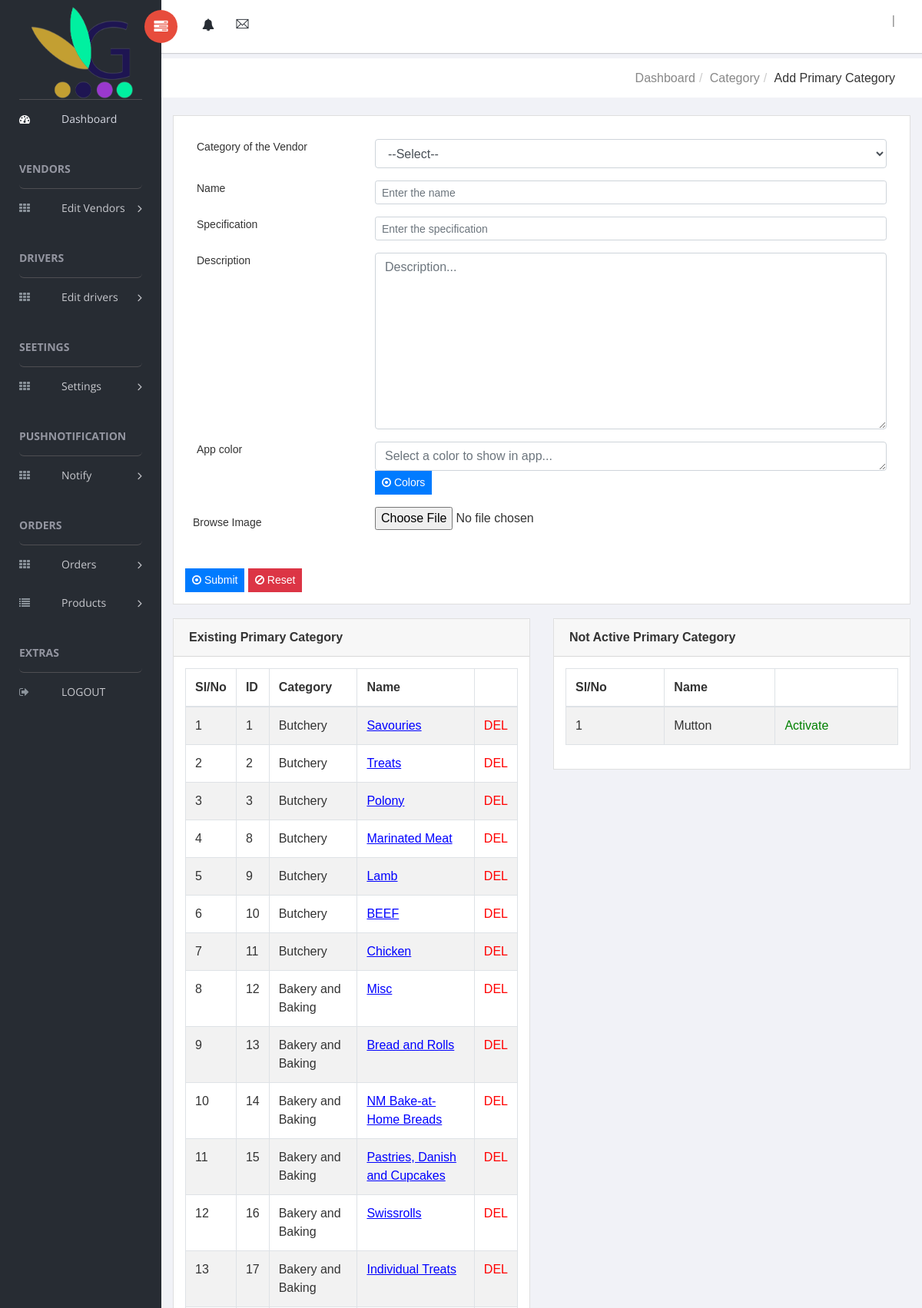
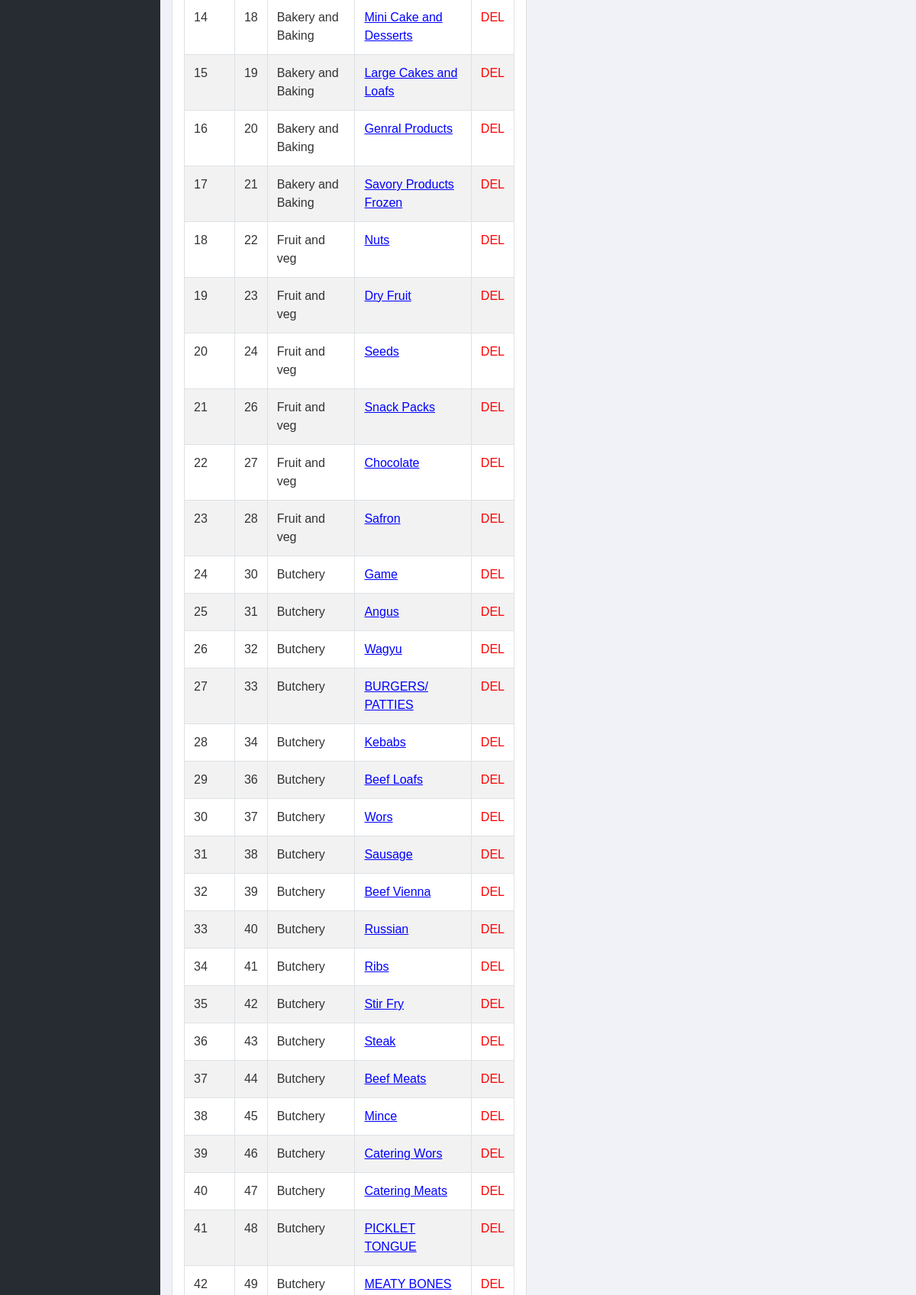
Page /AddPrimaryService.php (upper part) on the committed database (2 pictures, top to bottom).
### tables this page shows
CREATE TABLE IF NOT EXISTS `menu_type` (
  `ID` int(11) NOT NULL AUTO_INCREMENT,
  `Category` int(11) NOT NULL,
  `Name` varchar(200) NOT NULL,
  `Photo` varchar(200) NOT NULL,
  `Specification` varchar(200) NOT NULL,
  `Description` mediumtext NOT NULL,
  `Colors` varchar(200) NOT NULL DEFAULT '000000',
  `isActive` tinyint(4) NOT NULL DEFAULT '1',
  `User` varchar(200) NOT NULL,
  `Date` date NOT NULL,
  `Time` time NOT NULL,
  PRIMARY KEY (`ID`)
);

### AddPrimaryService.php (the view, shortened to what this page needs)
<!doctype html>
<html class="no-js" lang="en">
<head>
    <link rel="stylesheet" href="vendors/bootstrap/dist/css/bootstrap.min.css">
    <link rel="stylesheet" href="vendors/font-awesome/css/font-awesome.min.css">
    <link rel="stylesheet" href="vendors/themify-icons/css/themify-icons.css">
    <link rel="stylesheet" href="vendors/flag-icon-css/css/flag-icon.min.css">
    <link rel="stylesheet" href="vendors/selectFX/css/cs-skin-elastic.css">
    <link rel="stylesheet" href="main.css">
    <link rel="stylesheet" href="assets/css/style.css">
</head>
<body onload="myFunction()">
 <aside id="left-panel" class="left-panel">
        <nav class="navbar navbar-expand-sm navbar-default">
            <div class="navbar-header">
                <a class="navbar-brand" href="./"><img src="images/logo.png" alt="Logo"></a>
            </div>
            <div id="main-menu" class="main-menu collapse navbar-collapse">
                <ul class="nav navbar-nav">
                    <li class="active">
                        <a href="admin.php"> <i class="menu-icon fa fa-dashboard"></i>Dashboard </a>
                    </li>
                      <h3 class="menu-title">Vendors</h3>
                     <li class="menu-item-has-children dropdown">
                        <a href="#" class="dropdown-toggle" data-toggle="dropdown" aria-haspopup="true" aria-expanded="false"> <i class="menu-icon fa fa-th"></i>Edit Vendors</a>
                    </li>
                 <h3 class="menu-title">Drivers</h3>
                     <li class="menu-item-has-children dropdown">
                        <a href="#" class="dropdown-toggle" data-toggle="dropdown" aria-haspopup="true" aria-expanded="false"> <i class="menu-icon fa fa-th"></i>Edit drivers</a>
                    </li>
                    <h3 class="menu-title">Seetings</h3>
                     <li class="menu-item-has-children dropdown">
                        <a href="#" class="dropdown-toggle" data-toggle="dropdown" aria-haspopup="true" aria-expanded="false"> <i class="menu-icon fa fa-th"></i>Settings</a>
                    </li>
  <h3 class="menu-title">PushNotification</h3>
                     <li class="menu-item-has-children dropdown">
                        <a href="#" class="dropdown-toggle" data-toggle="dropdown" aria-haspopup="true" aria-expanded="false"> <i class="menu-icon fa fa-th"></i>Notify</a>
                    </li>
                       <h3 class="menu-title">Orders</h3>
                     <li class="menu-item-has-children dropdown">
                        <a href="#" class="dropdown-toggle" data-toggle="dropdown" aria-haspopup="true" aria-expanded="false"> <i class="menu-icon fa fa-th"></i>Orders</a>
                    </li>
                      <li class="menu-item-has-children dropdown">
                        <a href="#" class="dropdown-toggle" data-toggle="dropdown" aria-haspopup="true" aria-expanded="false"> <i class="menu-icon fa fa-list"></i>Products</a>
                    </li>
  <h3 class="menu-title">Extras</h3>
                    <li class="menu ">
                        <a href="page-login.php" ><i class="menu-icon fa fa-sign-out"></i> LOGOUT</a>
                    </li>
                </ul>
            </div>
        </nav>
    </aside>
    <div id="right-panel" class="right-panel">
        <header id="header" class="header">
            <div class="header-menu">
                <div class="col-sm-7">
                    <a id="menuToggle" class="menutoggle pull-left"><i class="fa fa fa-tasks"></i></a>
                    <div class="header-left">
   <div class="dropdown for-notification">
                            <button class="btn btn-secondary dropdown-toggle" type="button" id="notification" data-toggle="dropdown" aria-haspopup="true" aria-expanded="false">
                                <i class="fa fa-bell"></i>
                            </button>
                        </div>
                        <div class="dropdown for-message">
                            <button class="btn btn-secondary dropdown-toggle" type="button"
                                id="message"
                                data-toggle="dropdown" aria-haspopup="true" aria-expanded="false">
                                <i class="ti-email"></i>
                            </button>
                        </div>
                    </div>
                </div>
                <div class="col-sm-5">
                    <div class="user-area dropdown float-right">
                           <a href="page-login.php" class="dropdown-toggle" data-toggle="dropdown" aria-haspopup="true" aria-expanded="false"><?php  session_start(); echo $_SESSION["email"]."|".$_SESSION["name"];?></a>
                    </div>
                </div>
          </div>
        </header>
        <div class="breadcrumbs">
            <div class="col-sm-4">
                <div class="page-header float-left">
                    <div class="page-title">
                        <h1>Dashboard</h1>
                    </div>
                </div>
            </div>
            <div class="col-sm-8">
                <div class="page-header float-right">
                    <div class="page-title">
                        <ol class="breadcrumb text-right">
                            <li><a href="index.php">Dashboard</a></li>
                            <li><a href="#">Category</a></li>
                            <li class="active">Add Primary Category</li>
                        </ol>
                    </div>
                </div>
            </div>
        </div>
                <div class="content mt-3">
            <div class="animated fadeIn">
                <div class="row">
                                              <div class="col-lg-12">
                                                 <div class="card">
                                                    <div class="card-body card-block">
                                                          <form action="addWorkingSite.php" method="post" enctype="multipart/form-data" target="_self"  class="form-horizontal">
                                                    <div class="card-body card-block">
                                                                         <div class="row form-group">
                                                                    <div class="col col-md-3"><label for="select" class=" form-control-label">Category of the Vendor</label></div>
                                                                    <div class="col-12 col-md-9">
                                                                        <select id="category" name="category" class="form-control" required>
                                                                             <option value="">--Select--</option>
                                                                        </select>
                                                                    </div>
                                                                </div>
                                                           <div class="row form-group">
                             <div class="col col-md-3"><label for="text-input" class=" form-control-label"> Name</label></div>
                             <div class="col-9 col-md-9"><input type="text" id="Name" name="Name" placeholder="Enter the name" class="input-sm form-control-sm form-control"  required></div></div>
                                                          <div class="row form-group">
                             <div class="col col-md-3"><label for="text-input" class=" form-control-label">Specification</label></div>
                             <div class="col-9 col-md-9"><input type="text" id="special" name="special" placeholder="Enter the specification" class="input-sm form-control-sm form-control"  required></div></div>
                             <div class="row form-group">
                                <div class="col col-md-3"><label for="text-input" class=" form-control-label">Description </label></div>
                             <div class="col-9 col-md-9" style="margin: 10;"><textarea id="Description" name="Description" rows="9" placeholder="Description..." class="form-control"></textarea></div></div>
                                         <div class="row form-group">
                                <div class="col col-md-3"><label for="text-input" class=" form-control-label">App color </label></div>
                             <div class="col-9 col-md-9" style="margin: 10;"><textarea id="color" name="color" rows="1" placeholder="Select a color to show in app..." class="form-control"></textarea>
                              <button type="submit" class="btn btn-primary btn-sm" onclick=" window.open('https://material-ui.com/customization/color/','_blank')">
                                                            <i class="fa fa-dot-circle-o"></i> Colors
                                                        </button></div></div>
  <div class="row form-group">
                      <div class="col col-md-3" style="margin: 10; padding: 10px;"><label for="text-input" class=" form-control-label">Browse Image</label></div>
                              <div class="col-8 col-md-8"><input type="file" id="photo" name="photo" class="form-control-file"></div></div>
                                                          </div>
                                                        <button type="submit" class="btn btn-primary btn-sm">
                                                            <i class="fa fa-dot-circle-o"></i> Submit
                                                        </button>
                                                        <button type="reset" class="btn btn-danger btn-sm">
                                                            <i class="fa fa-ban"></i> Reset
                                                        </button>
                                                          </form>
                                                            </div>
                                                </div>
                                             </div>
                                           </div>
                                    </div>
                                </div>
                                                  <div class="content mt-3">
            <div class="animated fadeIn">
                <div class="row">
                                                            <div class="col-lg-6" >
                        <div class="card">
                            <div class="card-header">
                                <strong class="card-title">Existing Primary Category</strong>
                            </div>
                                                    <div class="card-body card-block">
                                <table id="bootstrap-data-table-export" class="table table-striped table-bordered">
                                    <thead>
                                        <tr>
                                            <th>Sl/No</th>
                                                 <th>ID</th>
                                                     <th>Category</th>
                                                <th>Name</th>
                                                 <th></th>
                                        </tr>
                                    </thead>
                                    <tbody>
                                                  <?php
                      $db = new Db_Connect();
                      $conn = $db->connect();
                       $users =$conn->query("SELECT `ID`,(SELECT `Category` FROM `CanteenCategory` c WHERE ID=m.Category) AS Category, `Name`, `isActive`, `User`, `Date`, `Time` FROM `menu_type` m  WHERE `isActive`=1");
                        if(!empty($users)): $count = 0; foreach($users as $user): $count++;
                    ?>
                    <tr>
                        <td><?php echo $count; ?></td>
                            <td><?php echo $user['ID']; ?></td>
                           <td><?php echo $user['Category']; ?></td>
           <td><a href="EditPrimaryService.php?id=<?php echo $user['ID']; ?>" style="display:block;color: blue;"><u><?php echo $user['Name']; ?></u></a></td>
                        <td><a href="SiteDeleteLink.php?id=<?php echo $user['ID']; ?>" style="color: red;"><?php echo "DEL"; ?></td>
                    </tr>
                    <?php endforeach; else: ?>
                    <tr><td colspan="5">No user(s) found......</td></tr>
                    <?php endif; ?>
                                    </tbody>
                                </table>
                        </div>
</div>
</div>
                        <div class="col-lg-6" >
                      <div class="card">
                            <div class="card-header">
                                <strong class="card-title">Not Active Primary Category</strong>
                            </div>
                                                    <div class="card-body card-block">
                                <table id="bootstrap-data-table-export" class="table table-striped table-bordered">
                                    <thead>
                                        <tr>
                                            <th>Sl/No</th>
                                                <th>Name</th>
                                                 <th></th>
                                        </tr>
                                    </thead>
                                    <tbody>
                                                  <?php
                      $db = new Db_Connect();
                      $conn = $db->connect();
                       $users =$conn->query("SELECT `ID`, `Name`, `isActive`, `User`, `Date`, `Time` FROM `menu_type` WHERE `isActive`=0");
                        if(!empty($users)): $count = 0; foreach($users as $user): $count++;
                    ?>
                    <tr>
                        <td><?php echo $count; ?></td>
                        <td><?php echo $user['Name']; ?></td>
                        <td><a href="SiteActiveLink.php?id=<?php echo $user['ID']; ?>" style="color: green;"><?php echo "Activate"; ?></td>
                    </tr>
                    <?php endforeach; else: ?>
                    <tr><td colspan="5">No user(s) found......</td></tr>
                    <?php endif; ?>
                                    </tbody>
                                </table>
                        </div>
                    </div>
</div>
                                    </div>
                                </div>
                               </div>
  </div>
</body>
</html>

### rows in the picture
menu_type: ID "1", Category "Butchery", Name "Savouries"
menu_type: ID "2", Category "Butchery", Name "Treats"
menu_type: ID "3", Category "Butchery", Name "Polony"
menu_type: ID "8", Category "Butchery", Name "Marinated Meat"
menu_type: ID "9", Category "Butchery", Name "Lamb"
menu_type: ID "10", Category "Butchery", Name "BEEF"
menu_type: ID "11", Category "Butchery", Name "Chicken"
menu_type: ID "12", Category "Bakery and Baking", Name "Misc"
menu_type: ID "13", Category "Bakery and Baking", Name "Bread and Rolls"
menu_type: ID "14", Category "Bakery and Baking", Name "NM Bake-at-Home Breads"
menu_type: ID "15", Category "Bakery and Baking", Name "Pastries, Danish and Cupcakes"
menu_type: ID "16", Category "Bakery and Baking", Name "Swissrolls"
menu_type: ID "17", Category "Bakery and Baking", Name "Individual Treats"
menu_type: ID "18", Category "Bakery and Baking", Name "Mini Cake and Desserts"
menu_type: ID "19", Category "Bakery and Baking", Name "Large Cakes and Loafs"
menu_type: ID "20", Category "Bakery and Baking", Name "Genral Products"
menu_type: ID "21", Category "Bakery and Baking", Name "Savory Products Frozen"
menu_type: ID "22", Category "Fruit and veg", Name "Nuts"
menu_type: ID "23", Category "Fruit and veg", Name "Dry Fruit"
menu_type: ID "24", Category "Fruit and veg", Name "Seeds"
menu_type: ID "26", Category "Fruit and veg", Name "Snack Packs"
menu_type: ID "27", Category "Fruit and veg", Name "Chocolate"
menu_type: ID "28", Category "Fruit and veg", Name "Safron"
menu_type: ID "30", Category "Butchery", Name "Game"
menu_type: ID "31", Category "Butchery", Name "Angus"
menu_type: ID "32", Category "Butchery", Name "Wagyu"
menu_type: ID "33", Category "Butchery", Name "BURGERS/ PATTIES"
menu_type: ID "34", Category "Butchery", Name "Kebabs"
menu_type: ID "36", Category "Butchery", Name "Beef Loafs"
menu_type: ID "37", Category "Butchery", Name "Wors"
menu_type: ID "38", Category "Butchery", Name "Sausage"
menu_type: ID "39", Category "Butchery", Name "Beef Vienna"
menu_type: ID "40", Category "Butchery", Name "Russian"
menu_type: ID "41", Category "Butchery", Name "Ribs"
menu_type: ID "42", Category "Butchery", Name "Stir Fry"
menu_type: ID "43", Category "Butchery", Name "Steak"
menu_type: ID "44", Category "Butchery", Name "Beef Meats"
menu_type: ID "45", Category "Butchery", Name "Mince"
menu_type: ID "46", Category "Butchery", Name "Catering Wors"
menu_type: ID "47", Category "Butchery", Name "Catering Meats"
menu_type: ID "48", Category "Butchery", Name "PICKLET TONGUE"
menu_type: ID "49", Category "Butchery", Name "MEATY BONES"
menu_type: Name "Mutton"
